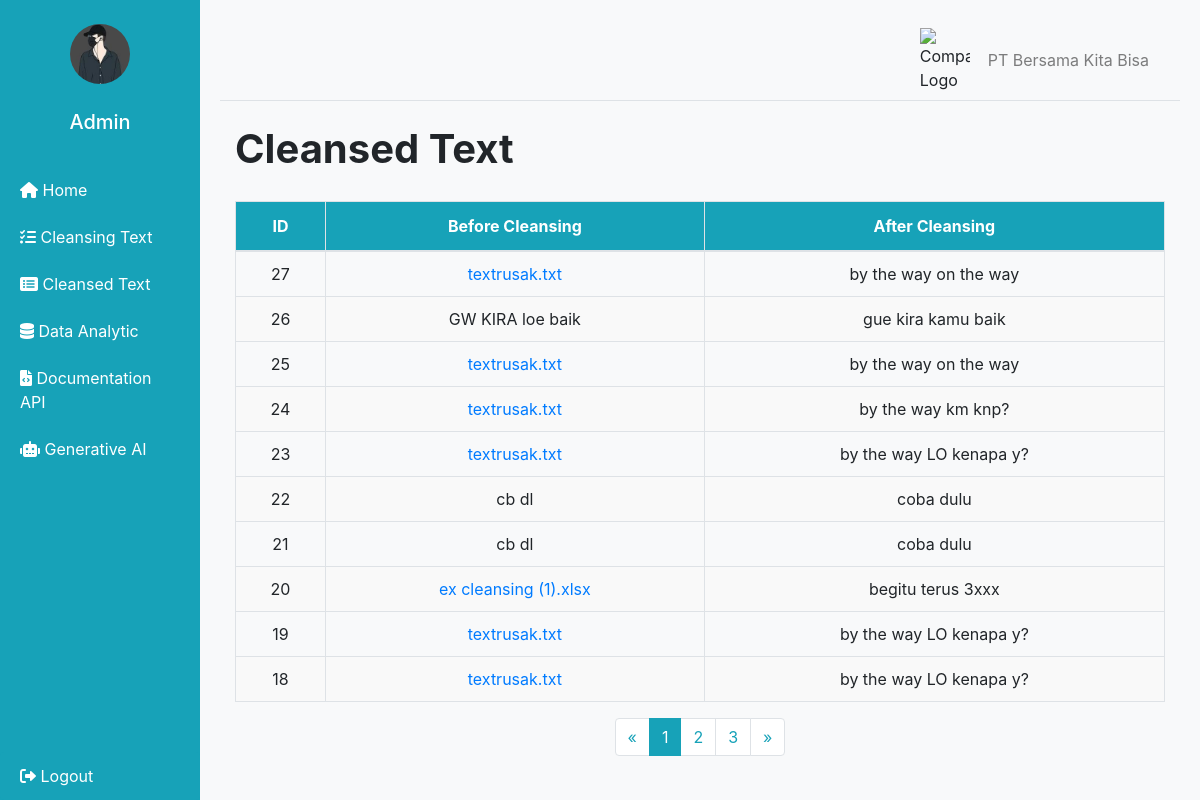
Page /normalisasi_list (signed in) on the committed database.
### tables this page shows
CREATE TABLE normalisasi (
            id INTEGER PRIMARY KEY AUTOINCREMENT,
            input_text TEXT NOT NULL,
            output_text TEXT NOT NULL
        );

### app.py (the view)
@app.route('/normalisasi_list')
def normalisasi_list():
    if 'username' not in session:
        return redirect(url_for('login'))
    try:
        page, per_page, offset = get_page_args(page_parameter='page', per_page_parameter='per_page')
        conn = sqlite3.connect('normalisasi.db')
        c = conn.cursor()
        c.execute('SELECT * FROM normalisasi ORDER BY id DESC LIMIT ? OFFSET ?', (per_page, offset))
        rows = c.fetchall()
        c.execute('SELECT COUNT(*) FROM normalisasi')
        total = c.fetchone()[0]
        conn.close()
        result = []
        for row in rows:
            is_file = row[1].endswith('.txt') or row[1].endswith('.xls') or row[1].endswith('.xlsx')
            result.append({'id': row[0], 'input_text': row[1], 'output_text': row[2], 'is_file': is_file})
        pagination = Pagination(page=page, per_page=per_page, total=total, css_framework='bootstrap4')
        return render_template('normalisasi_list.html',
                               normalisasi_list=result,
                               page=page,
                               per_page=per_page,
                               pagination=pagination)
    except Exception as e:
        print(e)
        return str(e), 500

### app.py (called while the page is built)
@app.before_request
def before_request():
    if 'username' not in session and request.endpoint not in ['login', 'static']:
        return redirect(url_for('login'))

### templates/normalisasi_list.html (shortened to what this page needs)
<!DOCTYPE html>
<html lang="en">
<head>
    <link rel="stylesheet" href="https://maxcdn.bootstrapcdn.com/bootstrap/4.0.0/css/bootstrap.min.css">
    <link href="{{ url_for('static', filename='css/dashboard.css') }}" rel="stylesheet">
    <link rel="stylesheet" href="https://cdnjs.cloudflare.com/ajax/libs/font-awesome/6.0.0-beta3/css/all.min.css">
</head>
<body>
    <div class="d-flex" id="wrapper">
        <div id="sidebar-wrapper">
            <div class="sidebar-heading text-white py-4">
                <img src="{{ url_for('static', filename='img/profile.jpg') }}" alt="Profile Image" class="profile-image">
                <h5 class="mt-3">Admin</h5>
            </div>
            <div class="list-group list-group-flush">
                <a href="/" class="list-group-item list-group-item-action text-white"><i class="fas fa-home"></i> Home</a>
                <a href="/process_normalisasi" data-toggle="modal" data-target="#normalisasiModal" class="list-group-item list-group-item-action text-white"><i class="fas fa-tasks"></i> Cleansing Text</a>
                <a href="/normalisasi_list" class="list-group-item list-group-item-action text-white"><i class="fas fa-list-alt"></i> Cleansed Text</a>
                <a href="/saved_charts" class="list-group-item list-group-item-action text-white"><i class="fas fa-database"></i> Data Analytic</a>
                <a href="/documentation_api" class="list-group-item list-group-item-action text-white"><i class="fas fa-file-code"></i> Documentation API</a>
                <a href="/chat" class="list-group-item list-group-item-action text-white"><i class="fas fa-robot"></i> Generative AI</a>
            </div>
            <div>
                <a href="#" data-toggle="modal" data-target="#logoutModal" class="list-group-item list-group-item-action text-white"><i class="fas fa-sign-out-alt"></i> Logout</a>
            </div>
        </div>
        <div id="page-content-wrapper" class="container-fluid">
            <nav class="navbar navbar-expand-lg navbar-light bg-light border-bottom">
                <div class="container-fluid">
                    <div class="d-flex align-items-center w-100" style="justify-content: flex-end;">
                        <img src="{{ url_for('static', filename='img/company_logo.png') }}" alt="Company Logo" class="company-logo">
                        <span class="navbar-text ml-2">
                            PT Bersama Kita Bisa
                        </span>
                    </div>
                </div>
            </nav>
            <div class="container-fluid">
                <h1 class="mt-4">Cleansed Text</h1>
                <div class="table-responsive">
                    <table class="table table-bordered table-hover">
                        <thead>
                            <tr>
                                <th>ID</th>
                                <th>Before Cleansing</th>
                                <th>After Cleansing</th>
                            </tr>
                        </thead>
                        <tbody>
                            {% for item in normalisasi_list %}
                            <tr>
                                <td>{{ item.id }}</td>
                                <td>
                                    {% if item.is_file %}
                                    <a href="{{ url_for('download_file', filename=item.input_text) }}">{{ item.input_text }}</a>
                                    {% else %}
                                    {{ item.input_text }}
                                    {% endif %}
                                </td>
                                <td>{{ item.output_text }}</td>
                            </tr>
                            {% endfor %}
                        </tbody>
                    </table>
                </div>
                <div class="d-flex justify-content-center">
                    {{ pagination.links }}
                </div>
            </div>
        </div>
    </div>
</body>
</html>

### static/css/dashboard.css (style rules this page uses)
body { margin: 0; padding: 0; height: 100%; background-color: #f8f9fa; }
#sidebar-wrapper { min-height: 100vh; background-color: #17a2b8; color: #fff; display: flex; flex-direction: column; position: fixed; top: 0; left: 0; width: 200px; height: 100vh; overflow-y: auto; }
#wrapper { position: center; display: flex; width: 100%; align-items: stretch; }
#page-content-wrapper { padding: 20px; margin-left: 200px; width: calc(100% - 200px); }
.list-group-flush { flex-grow: 1; }
#page-content-wrapper { flex: 1; padding: 20px; }
.list-group-item { border: none; background-color: #17a2b8; color: white; }
.sidebar-heading { text-align: center; padding: 1.5rem 1.5rem; font-size: 1.25rem; display: flex; flex-direction: column; align-items: center; }
.sidebar-heading .profile-image { width: 60px; height: 60px; border-radius: 50%; margin-bottom: 10px; }
.container-fluid { position: center; }
.container-fluid h1 { font-size: 2.5rem; font-weight: 700; }
.company-logo { width: 50px; height: auto; margin-right: 10px; }

### templates/normalisasi_list.html (style rules this page uses)
.pagination a, .pagination li { color: #17a2b8 !important; }
.pagination .page-item.active .page-link { background-color: #17a2b8 !important; border-color: #17a2b8 !important; color: white !important; }
.table { margin-top: 20px; }
.table thead th { background-color: #17a2b8; color: white; text-align: center; }
.table tbody td { text-align: center; vertical-align: middle; padding: 10px; }
.table tbody tr:nth-child(even) { background-color: #f9f9f9; }

### rows in the picture
normalisasi: id "27", input_text "textrusak.txt", output_text "by the way on the way"
normalisasi: id "26", input_text "GW KIRA loe baik", output_text "gue kira kamu baik"
normalisasi: id "25", input_text "textrusak.txt", output_text "by the way on the way"
normalisasi: id "24", input_text "textrusak.txt", output_text "by the way km knp?"
normalisasi: id "23", input_text "textrusak.txt", output_text "by the way LO kenapa y?"
normalisasi: id "22", input_text "cb dl", output_text "coba dulu"
normalisasi: id "21", input_text "cb dl", output_text "coba dulu"
normalisasi: id "20", input_text "ex cleansing (1).xlsx", output_text "begitu terus 3xxx"
normalisasi: id "19", input_text "textrusak.txt", output_text "by the way LO kenapa y?"
normalisasi: id "18", input_text "textrusak.txt", output_text "by the way LO kenapa y?"

### other values in the picture
{{ pagination.links }} "« 1 2 3 »"
